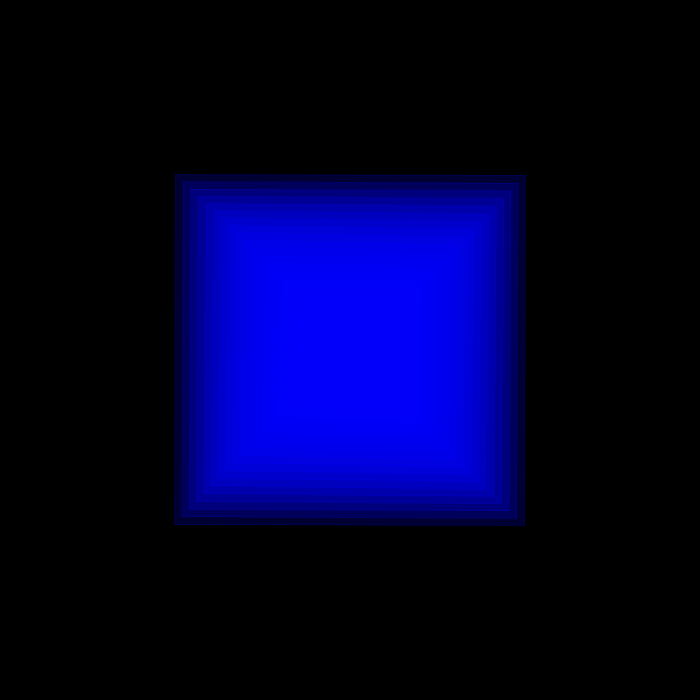
Frame 1 (no input)
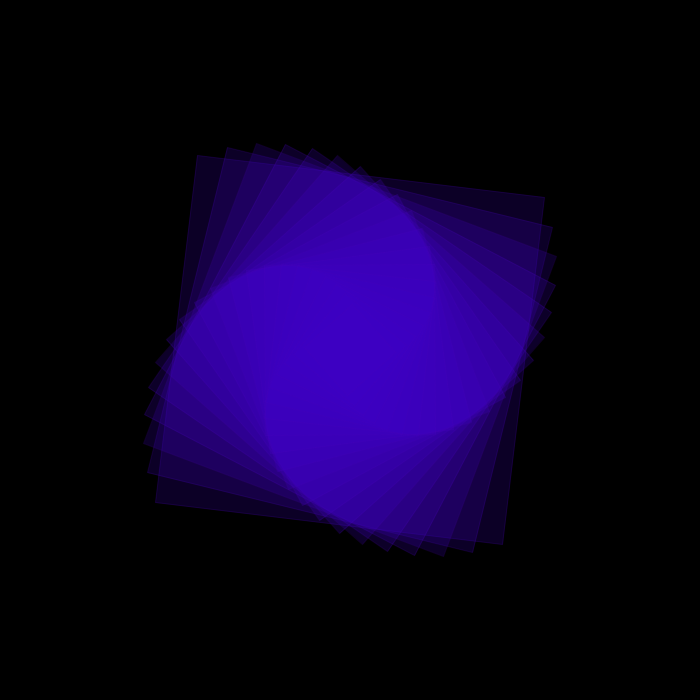
Frame 60 (the mouse pressed at the canvas centre just before this capture)
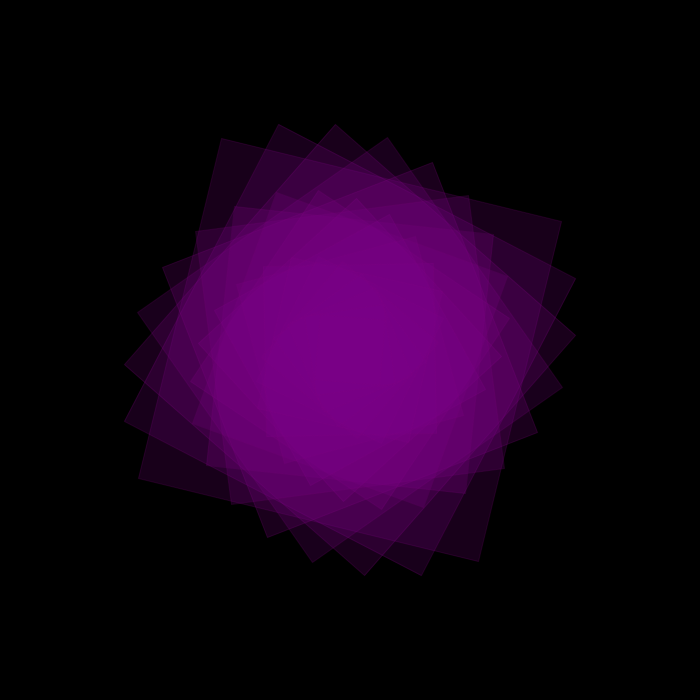
Frame 120 (the mouse held since frame 60 and released just before this capture)

The Processing sketch that drew these frames (run headless with seeded random() and noise(); from frame 60 on, the mouse is pressed at the canvas centre):

// Processing sketch: processing_29086
// ── processing_29086.pde

float angle;
int no=20;

float side1 =350;
float d = 15;
int c=1;
int flag=0;
float s=0;
float m;
float incr = 0.002; //speed of rotation

void setup()
{
  size(700, 700);
  smooth();
  noStroke();
  rectMode(CENTER);
}

void draw()
{
  background(0);
  translate(width/2, height/2); //translates to the centre 

  angle += incr;

  //to make the colors progress from blue to yellow and then back 
  if(flag==0)
    c++;

  if(c==510)
    flag=1;

  if(flag==1)
    c--;

  if(c==0)
    flag=0;

  println(c);


  for(int j = 0; j < no; j++) 
  {
    stroke(s,s-255,255-s,50);
    fill(c,c-255,255-c,50+j); 
    
    rotate(angle); //makes each rectangle rotate
    rect(0,0, side1 - j * d, side1- j * d);
  }

  s=c+10;
  //delay(200);
}
